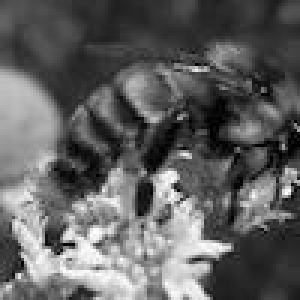
#> input picture Data exploration projects/bee_image/Naïve Bees_ Image Loading and Processing/saved_images/bw_bee_1.jpg, 100 x 100 px, given in place of bee_12.jpg, which was not available (shown 3 times larger)
$ jupyter execute --allow-errors notebook.ipynb   (shell and % lines are left out)   (text cells are left out)
#> lines starting #> are read from the running program, lines starting #| are printed output that depends on the picture; pictures that were not available may be replaced by others from this repository, and a replacement may not be noted
[cell 1]
# Used to change filepaths
from pathlib import Path

# We set up matplotlib, pandas, and the display function
import matplotlib.pyplot as plt
from IPython.display import display
import pandas as pd

# import numpy to use in this cell
import numpy as np

# import Image from PIL so we can use it later
from PIL import Image

# generate test_data
test_data = np.random.beta(a=1, b=1, size=(100,100,3))

# display the test_data
plt.imshow(test_data)
#> (this line was passed over: IPython is not available in this run)

[cell 2]
import os
from PIL import Image

# Define the image path
img_path = r'C:\Users\91934\Desktop\datacamp\projects\bee_image\Naïve Bees_ Image Loading and Processing\datasets\bee_1.jpg'

# Check if the file exists
if not os.path.isfile(img_path):
    print("The file does not exist: {}".format(img_path))
else:
    try:
        # Open the image
        img = Image.open(img_path)

        # Get the image size
        img_size = img.size

        print("The image size is: {}".format(img_size))

        # Display the image
        img.show()
    except IOError:
        print("The file is not a valid image: {}".format(img_path))

# Just having the image as the last line in the cell will display it in the notebook
#> (the rest of this cell did not finish here and is left out)

#> (a cell that did not finish here is left out)

#> (a cell that did not finish here is left out)

[cell 5]
def plot_kde(channel, color):
    """ Plots a kernel density estimate for the given data.

        `channel` must be a 2d array
        `color` must be a color string, e.g. 'r', 'g', or 'b'
    """
    data = channel.flatten()
    return pd.Series(data).plot.density(c=color)

# create the list of channels
channels = ['r','g','b']

def plot_rgb(image_data):
    # use enumerate to loop over colors and indexes
    for ix, color in enumerate(channels):
        plot_kde(img_data[:, :, ix], color)


    plt.show()

#> (the rest of this cell did not finish here and is left out)

[cell 6]
# load bee_12.jpg as honey
honey = Image.open('datasets/bee_12.jpg')
#> honey is the input picture: PIL image 100x100 L; min 0, max 255, mean 96.5

# display the honey bee image
display(honey)

# NumPy array of the honey bee image data
honey_data= np.array(honey)

# plot the rgb densities for the honey bee image
#> (the rest of this cell did not finish here and is left out)

[cell 7]
# load bee_3.jpg as bumble
bumble = Image.open('datasets/bee_3.jpg')
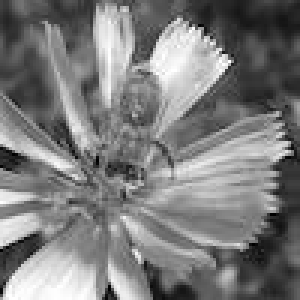
#> input picture Data exploration projects/bee_image/Naïve Bees_ Image Loading and Processing/saved_images/bw_bee_12.jpg, 100 x 100 px, given in place of bee_3.jpg, which was not available (shown 3 times larger)
#> bumble is the input picture: PIL image 100x100 L; min 0, max 255, mean 123.7

# display the bumble bee image
display(bumble)

# NumPy array of the bumble bee image data
bumble_data = np.array(bumble)

# plot the rgb densities for the bumble bee image
#> (the rest of this cell did not finish here and is left out)

[cell 8]
# convert honey to grayscale
honey_bw = honey.convert("L")
display(honey_bw)

# convert the image to a NumPy array
honey_bw_arr = np.array(honey_bw)

# get the shape of the resulting array
honey_bw_arr_shape = honey_bw_arr.shape
#> honey_bw_arr_shape = (100, 100)
print("Our NumPy array has the shape: {}".format(honey_bw_arr_shape))
#| Our NumPy array has the shape: (100, 100)

# plot the array using matplotlib
plt.imshow(honey_bw_arr ,cmap=plt.cm.gray)
#> (this line was passed over: IPython is not available in this run)
plt.show()

# plot the kde of the new black and white array
plot_kde(honey_bw_arr, 'k')
#> in plot_kde, `data = channel.flatten()`: data = 10000 values, max 255 at index 6495, min 0 at index 2165, mean 96.5
#> (the call stopped at in plot_kde, `return pd.Series(data).plot.density(c=color)`: IPython is not available in this run)

[cell 9]
# flip the image left-right with transpose
honey_bw_flip = honey_bw.transpose(Image.FLIP_LEFT_RIGHT)
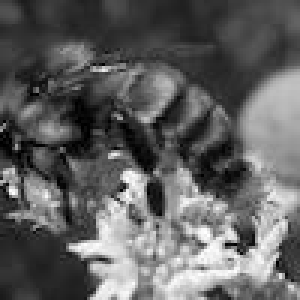
#> honey_bw_flip: PIL image 100x100 L (shown 3 times larger); min 0, max 255, mean 96.5

# show the flipped image
display(honey_bw_flip)

# save the flipped image
honey_bw_flip.save('saved_images/bw_flipped.jpg')

# create higher contrast by reducing range
honey_hc_arr = np.maximum(honey_bw_arr, 100)
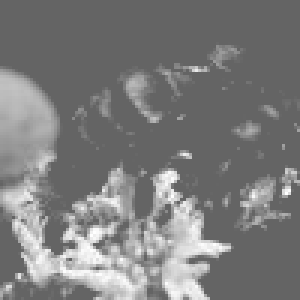
#> honey_hc_arr: shape (100, 100) (shown 3 times larger); min 100, max 255, mean 124.5

# show the higher contrast version
plt.imshow(honey_hc_arr, cmap=plt.cm.gray)
#> (this line was passed over: IPython is not available in this run)

# convert the NumPy array of high contrast to an Image
honey_bw_hc = Image.fromarray(honey_hc_arr)

# save the high contrast version
honey_bw_hc.save("saved_images/bw_hc.jpg")

[cell 10]
image_paths = ['datasets/bee_1.jpg', 'datasets/bee_12.jpg', 'datasets/bee_2.jpg', 'datasets/bee_3.jpg']

def process_image(path):
    img = Image.open(path)

    # create paths to save files to
    bw_path = "saved_images/bw_{}.jpg".format(path.stem)
    rcz_path = "saved_images/rcz_{}.jpg".format(path.stem)

    print("Creating grayscale version of {} and saving to {}.".format(path, bw_path))
    bw = img.convert("L")
    bw.save(bw_path)


    print("Creating rotated, cropped, and zoomed version of {} and saving to {}.".format(path, rcz_path))
    rcz = img.rotate(45).crop([25, 25, 75, 75]).resize((100,100))
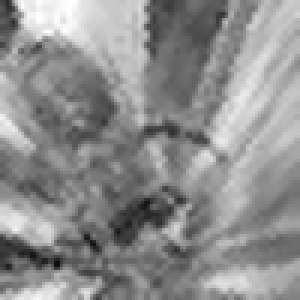
#> rcz: PIL image 100x100 L (shown 3 times larger); min 16, max 255, mean 142.4
    rcz.save(rcz_path)


# for loop over image paths
#> (the rest of this cell did not finish here and is left out)
